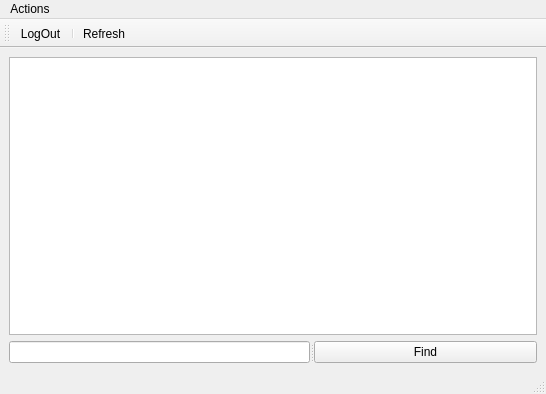
<?xml version="1.0" encoding="UTF-8"?>
<ui version="4.0">
 <class>UMWindow</class>
 <widget class="QMainWindow" name="UMWindow">
  <property name="geometry">
   <rect>
    <x>0</x>
    <y>0</y>
    <width>546</width>
    <height>394</height>
   </rect>
  </property>
  <property name="windowTitle">
   <string>MainWindow</string>
  </property>
  <widget class="QWidget" name="centralwidget">
   <layout class="QGridLayout" name="gridLayout">
    <item row="0" column="0">
     <widget class="QTableView" name="tableView">
      <attribute name="verticalHeaderVisible">
       <bool>false</bool>
      </attribute>
     </widget>
    </item>
    <item row="1" column="0">
     <widget class="QSplitter" name="splitter">
      <property name="orientation">
       <enum>Qt::Horizontal</enum>
      </property>
      <widget class="QLineEdit" name="lineFIND"/>
      <widget class="QPushButton" name="BTNFind">
       <property name="text">
        <string>Find</string>
       </property>
      </widget>
     </widget>
    </item>
   </layout>
  </widget>
  <widget class="QMenuBar" name="menubar">
   <property name="geometry">
    <rect>
     <x>0</x>
     <y>0</y>
     <width>546</width>
     <height>26</height>
    </rect>
   </property>
   <widget class="QMenu" name="menuActions">
    <property name="title">
     <string>Actions</string>
    </property>
    <addaction name="actionAdd"/>
    <addaction name="actionDelete"/>
   </widget>
   <addaction name="menuActions"/>
  </widget>
  <widget class="QStatusBar" name="statusbar"/>
  <widget class="QToolBar" name="toolBar">
   <property name="windowTitle">
    <string>toolBar</string>
   </property>
   <attribute name="toolBarArea">
    <enum>TopToolBarArea</enum>
   </attribute>
   <attribute name="toolBarBreak">
    <bool>false</bool>
   </attribute>
   <addaction name="actionLogOut"/>
   <addaction name="separator"/>
   <addaction name="actionRefresh"/>
  </widget>
  <action name="actionLogOut">
   <property name="text">
    <string>LogOut</string>
   </property>
  </action>
  <action name="actionAdd">
   <property name="text">
    <string>Add</string>
   </property>
  </action>
  <action name="actionDelete">
   <property name="text">
    <string>Delete</string>
   </property>
  </action>
  <action name="actionRefresh">
   <property name="text">
    <string>Refresh</string>
   </property>
  </action>
 </widget>
 <resources/>
 <connections/>
</ui>
